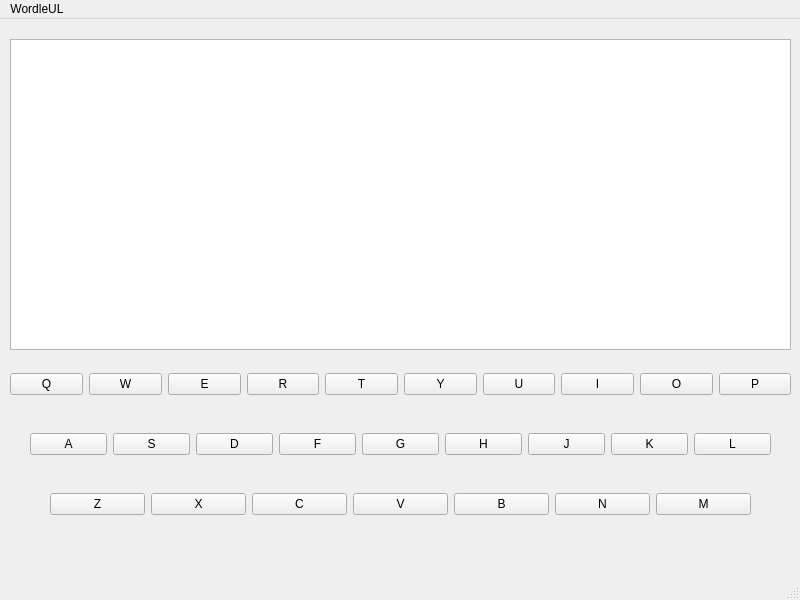
<?xml version="1.0" encoding="UTF-8"?>
<ui version="4.0">
 <class>MainWindow</class>
 <widget class="QMainWindow" name="MainWindow">
  <property name="geometry">
   <rect>
    <x>0</x>
    <y>0</y>
    <width>800</width>
    <height>600</height>
   </rect>
  </property>
  <property name="windowTitle">
   <string>MainWindow</string>
  </property>
  <widget class="QWidget" name="centralwidget">
   <widget class="QWidget" name="horizontalLayoutWidget">
    <property name="geometry">
     <rect>
      <x>10</x>
      <y>340</y>
      <width>781</width>
      <height>51</height>
     </rect>
    </property>
    <layout class="QHBoxLayout" name="horizontalLayout">
     <item>
      <widget class="QPushButton" name="Qkey">
       <property name="text">
        <string>Q</string>
       </property>
      </widget>
     </item>
     <item>
      <widget class="QPushButton" name="Wkey">
       <property name="text">
        <string>W</string>
       </property>
      </widget>
     </item>
     <item>
      <widget class="QPushButton" name="Ekey">
       <property name="text">
        <string>E</string>
       </property>
      </widget>
     </item>
     <item>
      <widget class="QPushButton" name="Rkey">
       <property name="text">
        <string>R</string>
       </property>
      </widget>
     </item>
     <item>
      <widget class="QPushButton" name="Tkey">
       <property name="text">
        <string>T</string>
       </property>
      </widget>
     </item>
     <item>
      <widget class="QPushButton" name="Ykey">
       <property name="text">
        <string>Y</string>
       </property>
      </widget>
     </item>
     <item>
      <widget class="QPushButton" name="Ukey">
       <property name="text">
        <string>U</string>
       </property>
      </widget>
     </item>
     <item>
      <widget class="QPushButton" name="Ikey">
       <property name="text">
        <string>I</string>
       </property>
      </widget>
     </item>
     <item>
      <widget class="QPushButton" name="Okey">
       <property name="text">
        <string>O</string>
       </property>
      </widget>
     </item>
     <item>
      <widget class="QPushButton" name="pKEY">
       <property name="text">
        <string>P</string>
       </property>
      </widget>
     </item>
    </layout>
   </widget>
   <widget class="QWidget" name="horizontalLayoutWidget_2">
    <property name="geometry">
     <rect>
      <x>30</x>
      <y>400</y>
      <width>741</width>
      <height>51</height>
     </rect>
    </property>
    <layout class="QHBoxLayout" name="horizontalLayout_2">
     <item>
      <widget class="QPushButton" name="Akey">
       <property name="text">
        <string>A</string>
       </property>
      </widget>
     </item>
     <item>
      <widget class="QPushButton" name="Skey">
       <property name="text">
        <string>S</string>
       </property>
      </widget>
     </item>
     <item>
      <widget class="QPushButton" name="Dkey">
       <property name="text">
        <string>D</string>
       </property>
      </widget>
     </item>
     <item>
      <widget class="QPushButton" name="Fkey">
       <property name="text">
        <string>F</string>
       </property>
      </widget>
     </item>
     <item>
      <widget class="QPushButton" name="Gkey">
       <property name="text">
        <string>G</string>
       </property>
      </widget>
     </item>
     <item>
      <widget class="QPushButton" name="Hkey">
       <property name="text">
        <string>H</string>
       </property>
      </widget>
     </item>
     <item>
      <widget class="QPushButton" name="jKey">
       <property name="text">
        <string>J</string>
       </property>
      </widget>
     </item>
     <item>
      <widget class="QPushButton" name="Kkey">
       <property name="text">
        <string>K</string>
       </property>
      </widget>
     </item>
     <item>
      <widget class="QPushButton" name="Lkey">
       <property name="text">
        <string>L</string>
       </property>
      </widget>
     </item>
    </layout>
   </widget>
   <widget class="QWidget" name="horizontalLayoutWidget_3">
    <property name="geometry">
     <rect>
      <x>50</x>
      <y>460</y>
      <width>701</width>
      <height>51</height>
     </rect>
    </property>
    <layout class="QHBoxLayout" name="horizontalLayout_3">
     <item>
      <widget class="QPushButton" name="zKey">
       <property name="text">
        <string>Z</string>
       </property>
      </widget>
     </item>
     <item>
      <widget class="QPushButton" name="Xkey">
       <property name="text">
        <string>X</string>
       </property>
      </widget>
     </item>
     <item>
      <widget class="QPushButton" name="Ckey">
       <property name="text">
        <string>C</string>
       </property>
      </widget>
     </item>
     <item>
      <widget class="QPushButton" name="Vkey">
       <property name="text">
        <string>V</string>
       </property>
      </widget>
     </item>
     <item>
      <widget class="QPushButton" name="bKey">
       <property name="text">
        <string>B</string>
       </property>
      </widget>
     </item>
     <item>
      <widget class="QPushButton" name="nKey">
       <property name="text">
        <string>N</string>
       </property>
      </widget>
     </item>
     <item>
      <widget class="QPushButton" name="mKey">
       <property name="text">
        <string>M</string>
       </property>
      </widget>
     </item>
    </layout>
   </widget>
   <widget class="QTextEdit" name="textEdit">
    <property name="geometry">
     <rect>
      <x>10</x>
      <y>20</y>
      <width>781</width>
      <height>311</height>
     </rect>
    </property>
   </widget>
  </widget>
  <widget class="QMenuBar" name="menubar">
   <property name="geometry">
    <rect>
     <x>0</x>
     <y>0</y>
     <width>800</width>
     <height>25</height>
    </rect>
   </property>
   <widget class="QMenu" name="menuWordleUL">
    <property name="title">
     <string>WordleUL</string>
    </property>
   </widget>
   <addaction name="menuWordleUL"/>
  </widget>
  <widget class="QStatusBar" name="statusbar"/>
 </widget>
 <resources/>
 <connections/>
</ui>
